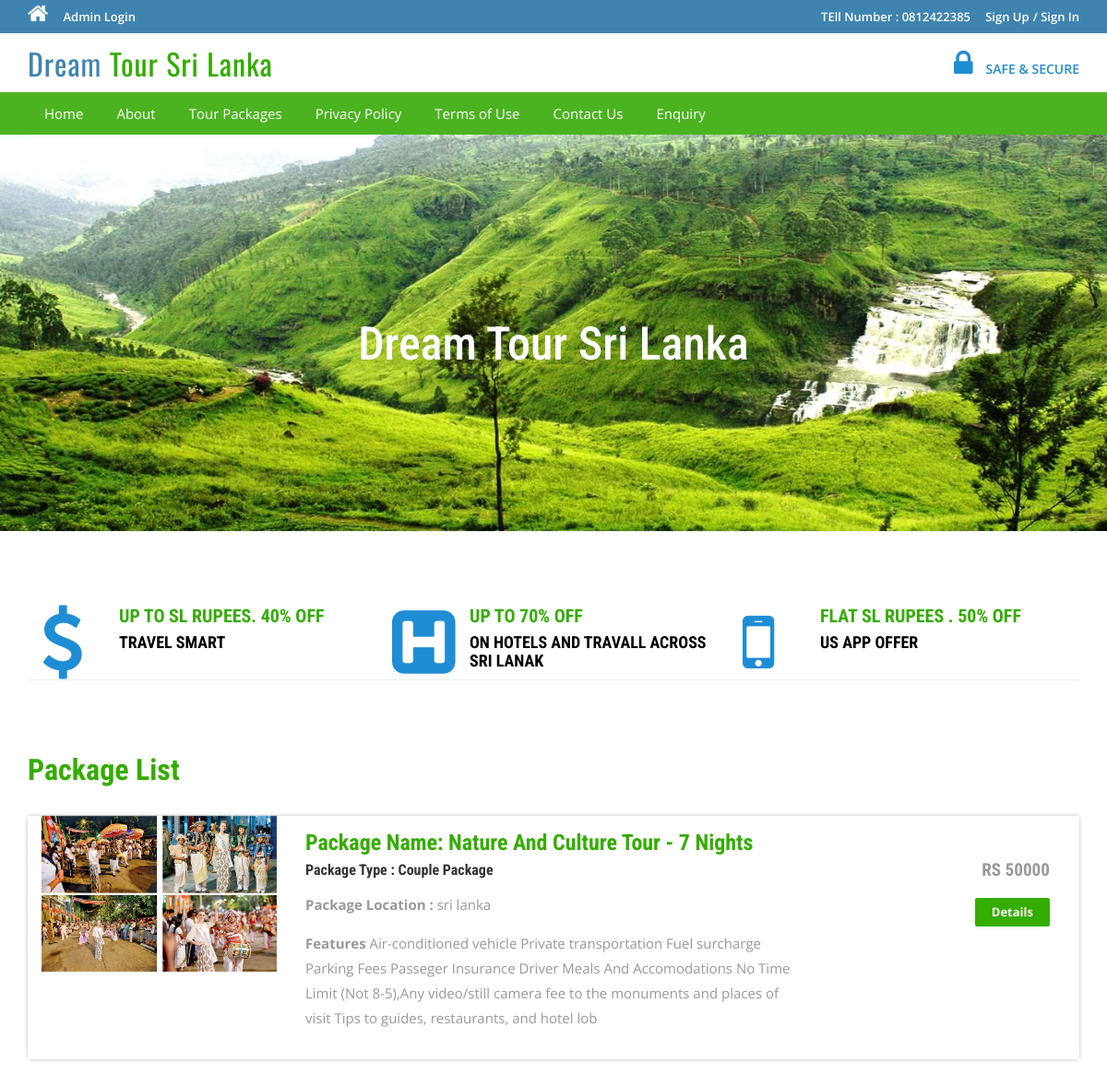
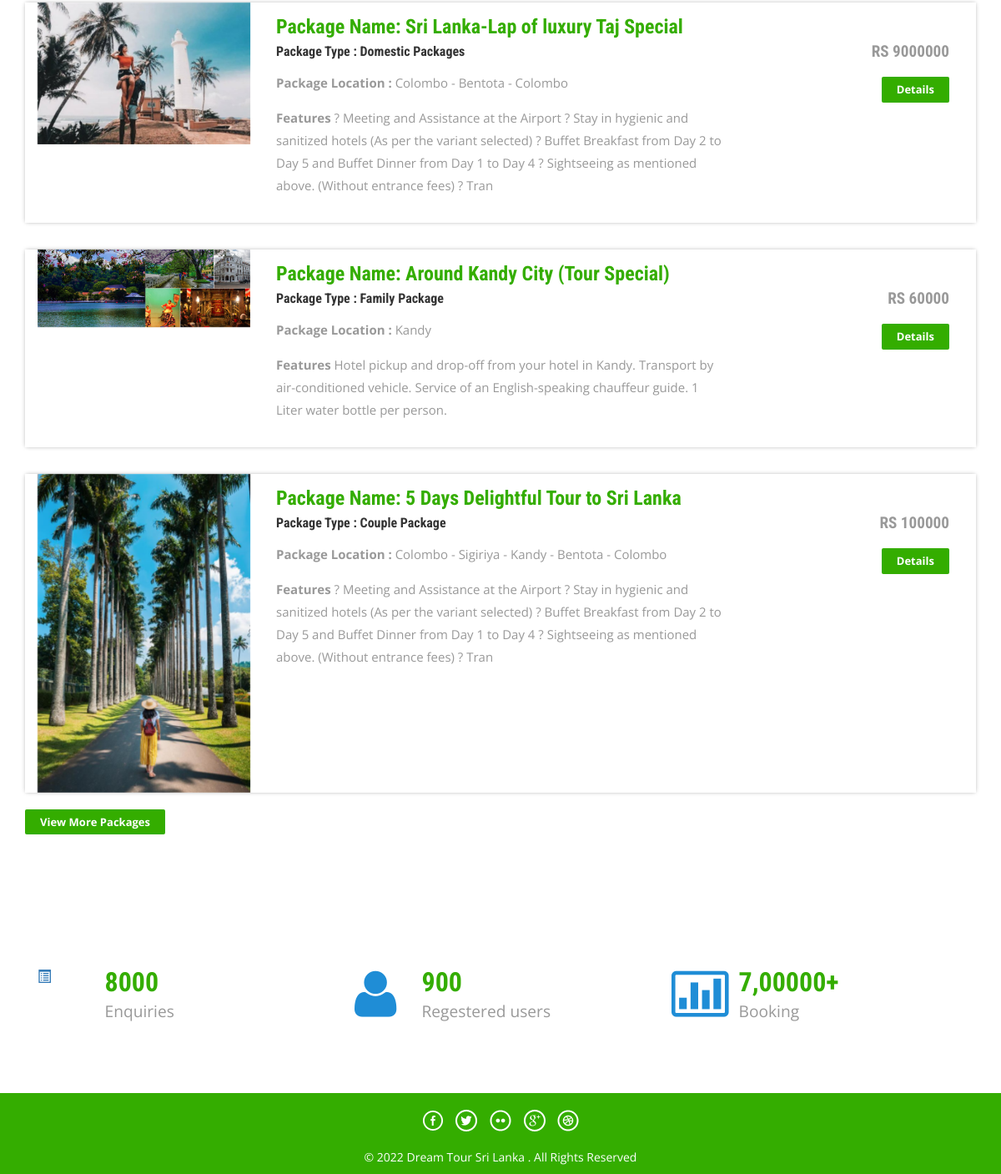
The page / on the database its author committed (2 pictures, top to bottom).
### tables this page shows
CREATE TABLE `tbltourpackages` (
  `PackageId` int(11) NOT NULL,
  `PackageName` varchar(200) DEFAULT NULL,
  `PackageType` varchar(150) DEFAULT NULL,
  `PackageLocation` varchar(100) DEFAULT NULL,
  `PackagePrice` int(11) DEFAULT NULL,
  `PackageFetures` varchar(255) DEFAULT NULL,
  `PackageDetails` mediumtext DEFAULT NULL,
  `PackageImage` varchar(100) DEFAULT NULL,
  `Creationdate` timestamp NULL DEFAULT current_timestamp(),
  `UpdationDate` timestamp NULL DEFAULT NULL ON UPDATE current_timestamp()
);

### index.php (the view, shortened to what this page needs)
<?php
include('includes/config.php');
?>
<!DOCTYPE HTML>
<html>
<head>
<link href="css/bootstrap.css" rel='stylesheet' type='text/css' />
<link href="css/style.css" rel='stylesheet' type='text/css' />
<link href="css/font-awesome.css" rel="stylesheet">
<link href="css/animate.css" rel="stylesheet" type="text/css" media="all">
</head>
<body>
<?php include('includes/header.php');?>
<div class="banner">
	<div class="container">
		<h1 class="wow zoomIn animated animated" data-wow-delay=".5s" style="visibility: visible; animation-delay: 0.5s; animation-name: zoomIn;">Dream Tour Sri Lanka </h1>
	</div>
</div>
<div class="container">
	<div class="rupes">
		<div class="col-md-4 rupes-left wow fadeInDown animated animated" data-wow-delay=".5s" style="visibility: visible; animation-delay: 0.5s; animation-name: fadeInDown;">
			<div class="rup-left">
				<a href="offers.html"><i class="fa fa-usd"></i></a>
			</div>
			<div class="rup-rgt">
				<h3>UP TO SL RUPEES. 40% OFF</h3>
				<h4><a href="offers.html">TRAVEL SMART</a></h4>
			</div>
				<div class="clearfix"></div>
		</div>
		<div class="col-md-4 rupes-left wow fadeInDown animated animated" data-wow-delay=".5s" style="visibility: visible; animation-delay: 0.5s; animation-name: fadeInDown;">
			<div class="rup-left">
				<a href="offers.html"><i class="fa fa-h-square"></i></a>
			</div>
			<div class="rup-rgt">
				<h3>UP TO 70% OFF</h3>
				<h4><a href="offers.html">ON HOTELS AND TRAVALL ACROSS SRI LANAK </a></h4>
			</div>
				<div class="clearfix"></div>
		</div>
		<div class="col-md-4 rupes-left wow fadeInDown animated animated" data-wow-delay=".5s" style="visibility: visible; animation-delay: 0.5s; animation-name: fadeInDown;">
			<div class="rup-left">
				<a href="offers.html"><i class="fa fa-mobile"></i></a>
			</div>
			<div class="rup-rgt">
				<h3>FLAT SL RUPEES . 50% OFF</h3>
				<h4><a href="offers.html">US APP OFFER</a></h4>
			</div>
				<div class="clearfix"></div>
		</div>
	</div>
</div>
<div class="container">
	<div class="holiday">
	<h3>Package List</h3>
<?php $sql = "SELECT * from tbltourpackages order by rand() limit 4";
$query = $dbh->prepare($sql);
$query->execute();
$results=$query->fetchAll(PDO::FETCH_OBJ);
if($query->rowCount() > 0)
{
foreach($results as $result)
{	?>
			<div class="rom-btm">
				<div class="col-md-3 room-left wow fadeInLeft animated" data-wow-delay=".5s">
					<img src="admin/pacakgeimages/<?php echo htmlentities($result->PackageImage);?>" class="img-responsive" alt="">
				</div>
				<div class="col-md-6 room-midle wow fadeInUp animated" data-wow-delay=".5s">
					<h4>Package Name: <?php echo htmlentities($result->PackageName);?></h4>
					<h6>Package Type : <?php echo htmlentities($result->PackageType);?></h6>
					<p><b>Package Location :</b> <?php echo htmlentities($result->PackageLocation);?></p>
					<p><b>Features</b> <?php echo htmlentities($result->PackageFetures);?></p>
				</div>
				<div class="col-md-3 room-right wow fadeInRight animated" data-wow-delay=".5s">
					<h5>RS <?php echo htmlentities($result->PackagePrice);?></h5>
					<a href="package-details.php?pkgid=<?php echo htmlentities($result->PackageId);?>" class="view">Details</a>
				</div>
				<div class="clearfix"></div>
			</div>
<?php }} ?>
<div><a href="package-list.php" class="view">View More Packages</a></div>
</div>
	</div>
<div class="routes">
	<div class="container">
		<div class="col-md-4 routes-left wow fadeInRight animated" data-wow-delay=".5s">
			<div class="rou-left">
				<a href="#"><i class="glyphicon glyphicon-list-alt"></i></a>
			</div>
			<div class="rou-rgt wow fadeInDown animated" data-wow-delay=".5s">
				<h3>8000</h3>
				<p>Enquiries</p>
			</div>
				<div class="clearfix"></div>
		</div>
		<div class="col-md-4 routes-left">
			<div class="rou-left">
				<a href="#"><i class="fa fa-user"></i></a>
			</div>
			<div class="rou-rgt">
				<h3>900</h3>
				<p>Regestered users</p>
			</div>
				<div class="clearfix"></div>
		</div>
		<div class="col-md-4 routes-left wow fadeInRight animated" data-wow-delay=".5s">
			<div class="rou-left">
				<a href="#"><i class="fa fa-ticket"></i></a>
			</div>
			<div class="rou-rgt">
				<h3>7,00000+</h3>
				<p>Booking</p>
			</div>
				<div class="clearfix"></div>
		</div>
		<div class="clearfix"></div>
	</div>
</div>
<?php include('includes/footer.php');?>
</body>
</html>

### includes/header.php (shortened to what this page needs)
<?php if($_SESSION['login'])
{?>
<div class="top-header">
	<div class="container">
		<ul class="tp-hd-lft wow fadeInLeft animated" data-wow-delay=".5s">
			<li class="hm"><a href="index.html"><i class="fa fa-home"></i></a></li>
			<li class="prnt"><a href="profile.php">My Profile</a></li>
				<li class="prnt"><a href="change-password.php">Change Password</a></li>
			<li class="prnt"><a href="tour-history.php">My Tour History</a></li>
			<li class="prnt"><a href="issuetickets.php">Issue Tickets</a></li>
		</ul>
		<ul class="tp-hd-rgt wow fadeInRight animated" data-wow-delay=".5s">
			<li class="tol">Welcome :</li>
			<li class="sig"><?php echo htmlentities($_SESSION['login']);?></li>
			<li class="sigi"><a href="logout.php" >/ Logout</a></li>
        </ul>
		<div class="clearfix"></div>
	</div>
</div><?php } else {?>
<div class="top-header">
	<div class="container">
		<ul class="tp-hd-lft wow fadeInLeft animated" data-wow-delay=".5s">
			<li class="hm"><a href="index.php"><i class="fa fa-home"></i></a></li>
				<li class="hm"><a href="admin/index.php">Admin Login</a></li>
		</ul>
		<ul class="tp-hd-rgt wow fadeInRight animated" data-wow-delay=".5s">
			<li class="tol">TEll Number : 0812422385</li>
			<li class="sig"><a href="#" data-toggle="modal" data-target="#myModal" >Sign Up</a></li>
			<li class="sigi"><a href="#" data-toggle="modal" data-target="#myModal4" >/ Sign In</a></li>
        </ul>
		<div class="clearfix"></div>
	</div>
</div>
<?php }?>
<div class="header">
	<div class="container">
		<div class="logo wow fadeInDown animated" data-wow-delay=".5s">
			<a href="index.php">Dream <span>Tour Sri Lanka</span></a>
		</div>
		<div class="lock fadeInDown animated" data-wow-delay=".5s">
			<li><i class="fa fa-lock"></i></li>
            <li><div class="securetxt">SAFE &amp; SECURE </div></li>
		</div>
		<div class="clearfix"></div>
	</div>
</div>
<div class="footer-btm wow fadeInLeft animated" data-wow-delay=".5s">
	<div class="container">
	<div class="navigation">
			<nav class="navbar navbar-default">
				<div class="collapse navbar-collapse nav-wil" id="bs-example-navbar-collapse-1">
					<nav class="cl-effect-1">
						<ul class="nav navbar-nav">
							<li><a href="index.php">Home</a></li>
							<li><a href="page.php?type=aboutus">About</a></li>
								<li><a href="package-list.php">Tour Packages</a></li>
								<li><a href="page.php?type=privacy">Privacy Policy</a></li>
								<li><a href="page.php?type=terms">Terms of Use</a></li>
								<li><a href="page.php?type=contact">Contact Us</a></li>
								<?php if($_SESSION['login'])
{?>
								<li>Need Help?<a href="#" data-toggle="modal" data-target="#myModal3"> / Write Us </a>  </li>
								<?php } else { ?>
								<li><a href="enquiry.php"> Enquiry </a>  </li>
								<?php } ?>
								<div class="clearfix"></div>
						</ul>
					</nav>
				</div>
			</nav>
		</div>
	</div>
</div>

### includes/footer.php
<div class="copy-right">
	<div class="container">
		<div class="footer-social-icons wow fadeInDown animated animated" data-wow-delay=".5s" style="visibility: visible; animation-delay: 0.5s; animation-name: fadeInDown;">
			<ul>
				<li><a class="facebook" href="#"><span>Facebook</span></a></li>
				<li><a class="twitter" href="#"><span>Twitter</span></a></li>
				<li><a class="flickr" href="#"><span>Flickr</span></a></li>
				<li><a class="googleplus" href="#"><span>Google+</span></a></li>
				<li><a class="dribbble" href="#"><span>Dribbble</span></a></li>
			</ul>
		</div>
		<p class="wow zoomIn animated animated" data-wow-delay=".5s" style="visibility: visible; animation-delay: 0.5s; animation-name: zoomIn;">© 2022 Dream Tour Sri Lanka . All Rights Reserved </p>
	</div>
</div>

### rows shown on the page
tbltourpackages: PackageImage (picture), PackageName "Nature And Culture Tour - 7 Nights", PackageType "Couple Package", PackageLocation "sri lanka", PackageFetures "Air-conditioned vehicle Private transportation Fuel surcharge Parking Fees Passeger Insurance Driver Meals And Accomodations No Time Limit (Not 8-5),Any video/still camera fee to the monuments and places of visit Tips to guides, restaurants, and hotel lob", PackagePrice "50000"
tbltourpackages: PackageImage (picture), PackageName "Sri Lanka-Lap of luxury Taj Special", PackageType "Domestic Packages", PackageLocation "Colombo - Bentota - Colombo", PackageFetures "? Meeting and Assistance at the Airport ? Stay in hygienic and sanitized hotels (As per the variant selected) ? Buffet Breakfast from Day 2 to Day 5 and Buffet Dinner from Day 1 to Day 4 ? Sightseeing as mentioned above. (Without entrance fees) ? Tran", PackagePrice "9000000"
tbltourpackages: PackageImage (picture), PackageName "Around Kandy City (Tour Special)", PackageType "Family Package", PackageLocation "Kandy", PackageFetures "Hotel pickup and drop-off from your hotel in Kandy. Transport by air-conditioned vehicle. Service of an English-speaking chauffeur guide. 1 Liter water bottle per person.", PackagePrice "60000"
tbltourpackages: PackageImage (picture), PackageName "5 Days Delightful Tour to Sri Lanka", PackageType "Couple Package", PackageLocation "Colombo - Sigiriya - Kandy - Bentota - Colombo", PackageFetures "? Meeting and Assistance at the Airport ? Stay in hygienic and sanitized hotels (As per the variant selected) ? Buffet Breakfast from Day 2 to Day 5 and Buffet Dinner from Day 1 to Day 4 ? Sightseeing as mentioned above. (Without entrance fees) ? Tran", PackagePrice "100000"
